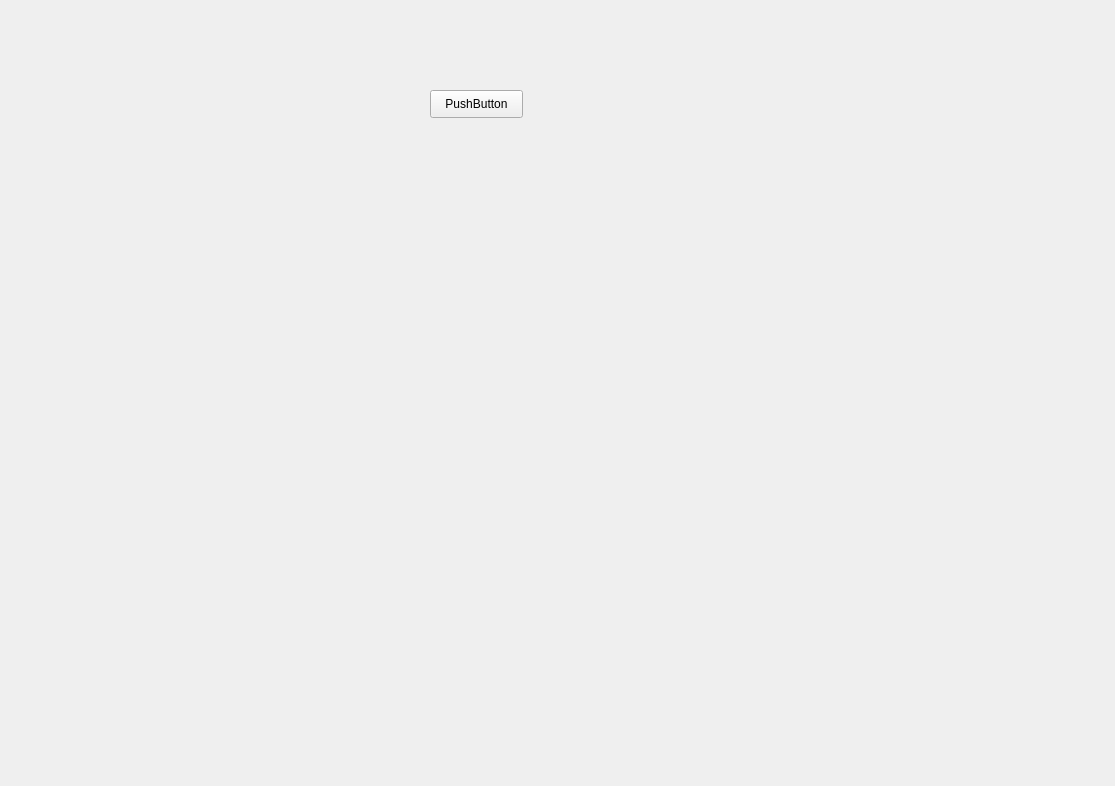
<?xml version="1.0" encoding="UTF-8"?>
<ui version="4.0">
 <class>Form</class>
 <widget class="QWidget" name="Form">
  <property name="geometry">
   <rect>
    <x>0</x>
    <y>0</y>
    <width>1115</width>
    <height>786</height>
   </rect>
  </property>
  <property name="windowTitle">
   <string>Form</string>
  </property>
  <widget class="QPushButton" name="pushButton">
   <property name="geometry">
    <rect>
     <x>430</x>
     <y>90</y>
     <width>93</width>
     <height>28</height>
    </rect>
   </property>
   <property name="text">
    <string>PushButton</string>
   </property>
  </widget>
  <widget class="QLabel" name="label">
   <property name="geometry">
    <rect>
     <x>200</x>
     <y>50</y>
     <width>191</width>
     <height>101</height>
    </rect>
   </property>
   <property name="text">
    <string/>
   </property>
  </widget>
 </widget>
 <resources/>
 <connections/>
</ui>
